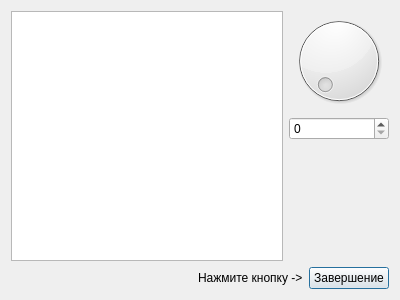
<?xml version="1.0" encoding="UTF-8"?>
<ui version="4.0">
 <class>Dialog</class>
 <widget class="QDialog" name="Dialog">
  <property name="geometry">
   <rect>
    <x>0</x>
    <y>0</y>
    <width>400</width>
    <height>300</height>
   </rect>
  </property>
  <property name="windowTitle">
   <string>Dialog</string>
  </property>
  <layout class="QVBoxLayout" name="verticalLayout_3">
   <item>
    <layout class="QVBoxLayout" name="verticalLayout_2">
     <item>
      <layout class="QHBoxLayout" name="horizontalLayout_2">
       <item>
        <widget class="QTextEdit" name="textEdit"/>
       </item>
       <item>
        <layout class="QVBoxLayout" name="verticalLayout">
         <item>
          <widget class="QDial" name="dial"/>
         </item>
         <item>
          <widget class="QSpinBox" name="spinBox"/>
         </item>
         <item>
          <spacer name="verticalSpacer">
           <property name="orientation">
            <enum>Qt::Vertical</enum>
           </property>
           <property name="sizeHint" stdset="0">
            <size>
             <width>20</width>
             <height>40</height>
            </size>
           </property>
          </spacer>
         </item>
        </layout>
       </item>
      </layout>
     </item>
     <item>
      <layout class="QHBoxLayout" name="horizontalLayout">
       <item>
        <spacer name="horizontalSpacer">
         <property name="orientation">
          <enum>Qt::Horizontal</enum>
         </property>
         <property name="sizeHint" stdset="0">
          <size>
           <width>40</width>
           <height>20</height>
          </size>
         </property>
        </spacer>
       </item>
       <item>
        <widget class="QLabel" name="label">
         <property name="text">
          <string>Нажмите кнопку -&gt;</string>
         </property>
        </widget>
       </item>
       <item>
        <widget class="QPushButton" name="btnExit">
         <property name="text">
          <string>Завершение</string>
         </property>
        </widget>
       </item>
      </layout>
     </item>
    </layout>
   </item>
  </layout>
 </widget>
 <layoutdefault spacing="6" margin="11"/>
 <resources/>
 <connections>
  <connection>
   <sender>dial</sender>
   <signal>sliderMoved(int)</signal>
   <receiver>spinBox</receiver>
   <slot>setValue(int)</slot>
   <hints>
    <hint type="sourcelabel">
     <x>337</x>
     <y>61</y>
    </hint>
    <hint type="destinationlabel">
     <x>337</x>
     <y>127</y>
    </hint>
   </hints>
  </connection>
  <connection>
   <sender>spinBox</sender>
   <signal>valueChanged(int)</signal>
   <receiver>dial</receiver>
   <slot>setValue(int)</slot>
   <hints>
    <hint type="sourcelabel">
     <x>337</x>
     <y>127</y>
    </hint>
    <hint type="destinationlabel">
     <x>337</x>
     <y>61</y>
    </hint>
   </hints>
  </connection>
  <connection>
   <sender>btnExit</sender>
   <signal>clicked()</signal>
   <receiver>Dialog</receiver>
   <slot>reject()</slot>
   <hints>
    <hint type="sourcelabel">
     <x>351</x>
     <y>277</y>
    </hint>
    <hint type="destinationlabel">
     <x>199</x>
     <y>149</y>
    </hint>
   </hints>
  </connection>
  <connection>
   <sender>spinBox</sender>
   <signal>valueChanged(QString)</signal>
   <receiver>textEdit</receiver>
   <slot>append(QString)</slot>
   <hints>
    <hint type="sourcelabel">
     <x>337</x>
     <y>127</y>
    </hint>
    <hint type="destinationlabel">
     <x>145</x>
     <y>134</y>
    </hint>
   </hints>
  </connection>
 </connections>
</ui>
